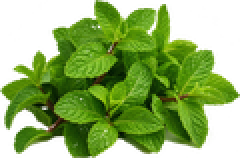
#> input picture assets/menthe.png, 120 x 79 px (shown 2 times larger)
$ python build-mint.py ../assets/menthe.png
#> lines starting #> are read from the running program, lines starting #| are printed output that depends on the picture
"""
Brin de menthe affiché à côté du joueur dont c'est le tour, à partir de la photo détourée (fond transparent).

    python scripts/build-mint.py <menthe.png>

Sortie : assets/menthe.png (120 px de large, fond transparent).
Nettoyage : on retire le plan de travail blanc sous les feuilles et le liseré vert fluo laissé par le détourage.
"""
import os
import sys
from PIL import Image, ImageFilter

ROOT = os.path.join(os.path.dirname(__file__), '..')
OUT = os.path.join(ROOT, 'assets', 'menthe.png')

im = Image.open(sys.argv[1]).convert('RGBA')
#> im is the input picture: PIL image 120x79 RGBA; mean R, G, B, A 55.2, 90, 10.7, 153.8
px = im.load()
alpha = Image.new('L', im.size, 0)
#> alpha: PIL image 120x79 L; every value is 0
ap = alpha.load()
for y in range(im.height):
    for x in range(im.width):
        r, g, b, a = px[x, y]
        mx, mn = max(r, g, b), min(r, g, b)
        whitish = mx > 110 and (mx - mn < 55 or (mn > 150 and mx - mn < 70))  # plan de travail blanc / gris (peu saturé)
        neon = g > 200 and r < 140 and b < 90 and a < 250  # liseré vert fluo du détourage
        ap[x, y] = 0 if (whitish or neon) else a
# On ronge 2 px de bord (reste du liseré) puis on adoucit
alpha = alpha.filter(ImageFilter.MinFilter(5)).filter(ImageFilter.GaussianBlur(1.2))
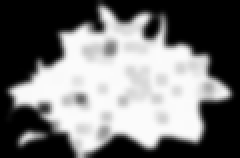
#> alpha: PIL image 120x79 L (shown 2 times larger); min 0, max 251, mean 115.9
im.putalpha(alpha)
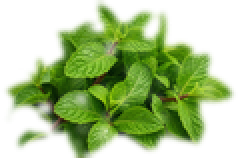
#> im: PIL image 120x79 RGBA (shown 2 times larger); mean R, G, B, A 55.2, 90, 10.7, 115.9; transparent parts drawn white
im = im.crop(alpha.point(lambda v: 255 if v > 40 else 0).getbbox())
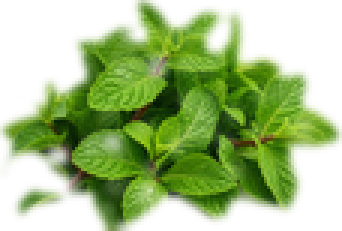
#> im: PIL image 114x77 RGBA (shown 3 times larger); mean R, G, B, A 58.5, 95.6, 11.4, 125.2; transparent parts drawn white
w = 120  # affichée en 26-28 px : 120 px suffisent pour les écrans haute densité
im = im.resize((w, round(im.height * w / im.width)), Image.LANCZOS)
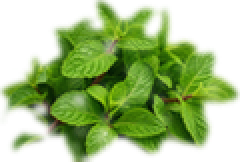
#> im: PIL image 120x81 RGBA (shown 2 times larger); mean R, G, B, A 53.7, 88.8, 10, 125.2; transparent parts drawn white
im.save(OUT, optimize=True)
print(os.path.relpath(OUT, ROOT), im.size, os.path.getsize(OUT) // 1024, 'Ko')
#| assets/menthe.png (120, 81) 19 Ko
